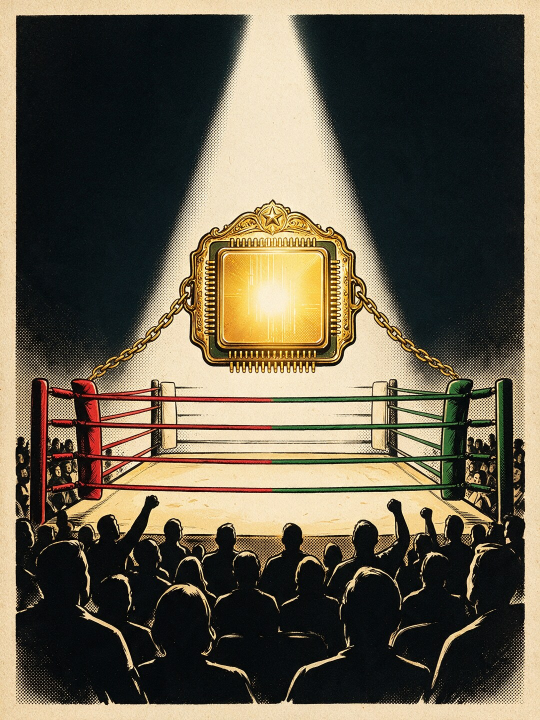
#> input picture ez/tools/concepts/worlds/comic/story/h/bet/img/arena-a-sd.jpg, 1080 x 1440 px (shown at 1/2 size)
$ python measure.py ../../bet/img/arena-a-sd.jpg
#> lines starting #> are read from the running program, lines starting #| are printed output that depends on the picture; after the words box and inside, x2 and y2 are one past the last pixel; in counts of white or black regions, pixels touching at a corner belong together
# /usr/bin/python3 measure.py img/x.jpg ... : finds bright frame-like bezels, prints the glass (inner) rect as fractions of the image
import sys,json
from PIL import Image
import numpy as np
from collections import deque
out={}
for f in sys.argv[1:]:
  im=Image.open(f).convert('RGB');W,H=im.size;s=640/W;sm=im.resize((640,int(H*s)))
#> further down, im is the input picture: PIL image 1080x1440 RGB; mean R, G, B 101.9, 93.8, 75.7
#> after `W, H = im.size`: W = 1080; H = 1440
#> after `s = 640 / W`: s = 0.593
#> after `sm = im.resize((640, int(H * s)))`:
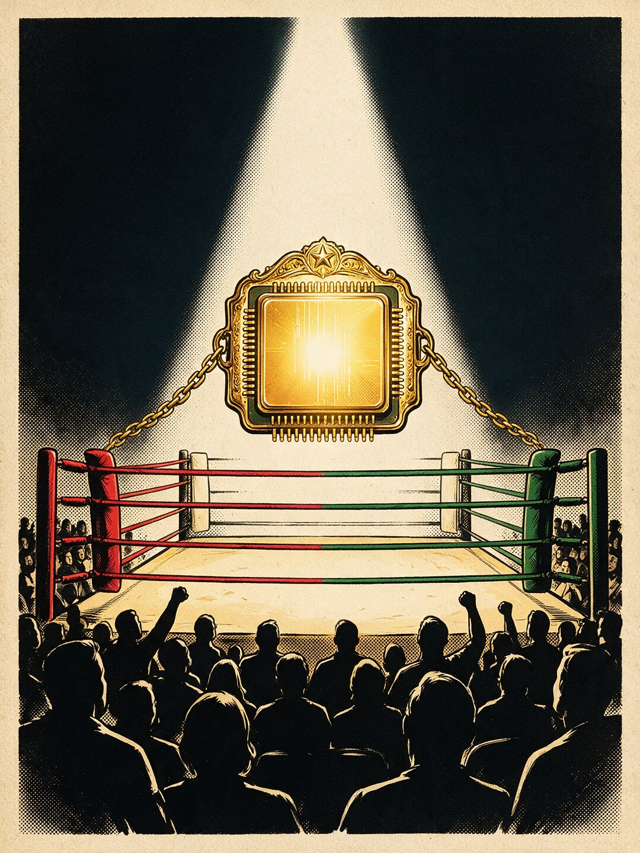
#> sm: PIL image 640x853 RGB; mean R, G, B 101.8, 93.8, 75.8
  a=np.asarray(sm).astype(float);lum=a.mean(2);h,w=lum.shape
#> after `lum = a.mean(2)`:
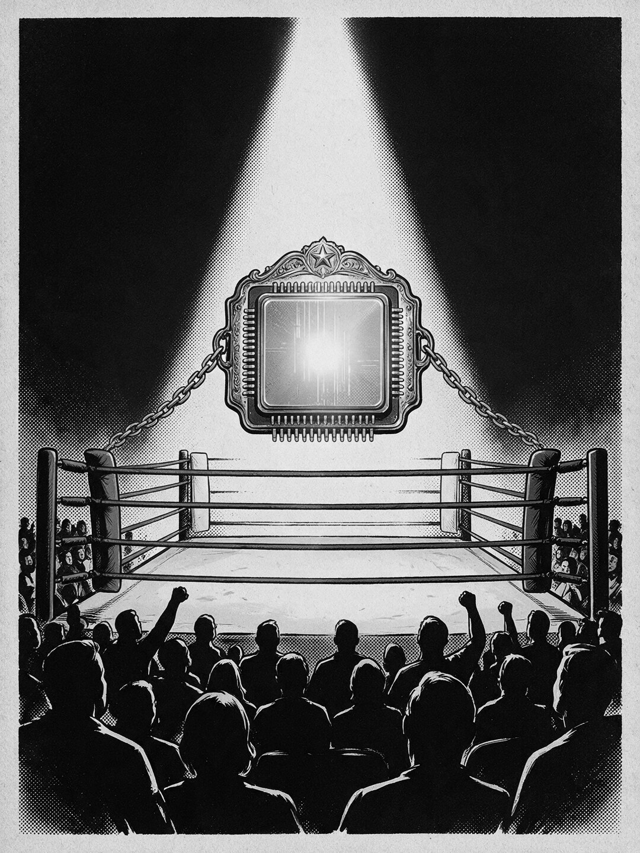
#> lum: shape (853, 640) float64; min 0, max 253.3, mean 90.5
#> after `h, w = lum.shape`: h = 853; w = 640
  m=lum>105;lab=np.zeros((h,w),int);comps=[];k=0
#> after `m = lum > 105`:
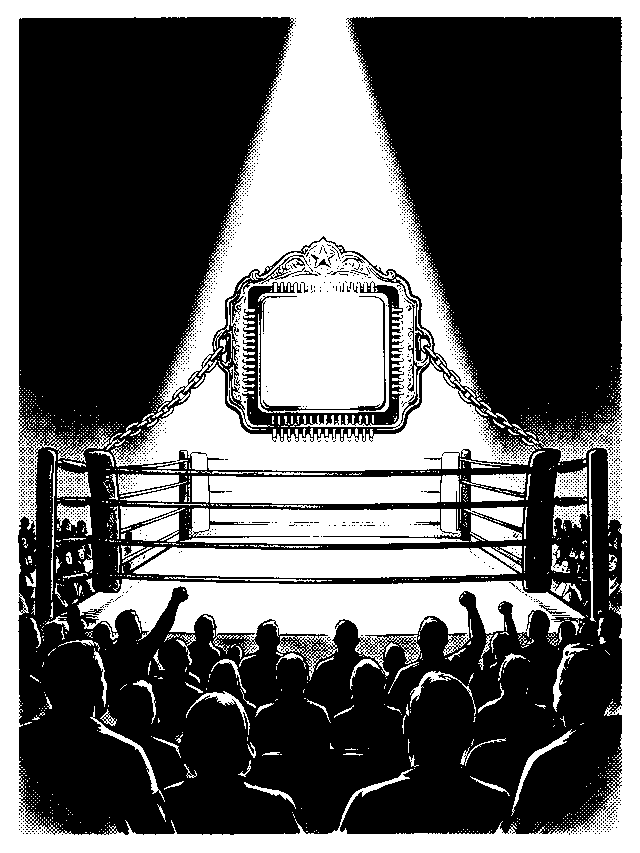
#> m: shape (853, 640) bool; 38.3% white; 1609 white regions (1448 under 20 px), largest, box (x1, y1, x2, y2) and area: (0, 0, 640, 853) 117913, (224, 239, 429, 430) 22435, (77, 579, 585, 681) 21241
  for y in range(h):
    for x in range(w):
      if m[y,x] and not lab[y,x]:
        k+=1;q=deque([(y,x)]);lab[y,x]=k;xs=[x];ys=[y];n=0
        while q:
          cy,cx=q.popleft();n+=1
          for dy,dx in((1,0),(-1,0),(0,1),(0,-1)):
            ny,nx=cy+dy,cx+dx
            if 0<=ny<h and 0<=nx<w and m[ny,nx] and not lab[ny,nx]:lab[ny,nx]=k;q.append((ny,nx));xs.append(nx);ys.append(ny)
        x0,x1,y0,y1=min(xs),max(xs),min(ys),max(ys);bw,bh=x1-x0+1,y1-y0+1
        if bw>30 and bh>30 and n/(bw*bh)<.45:comps.append((x0,y0,x1,y1,n))
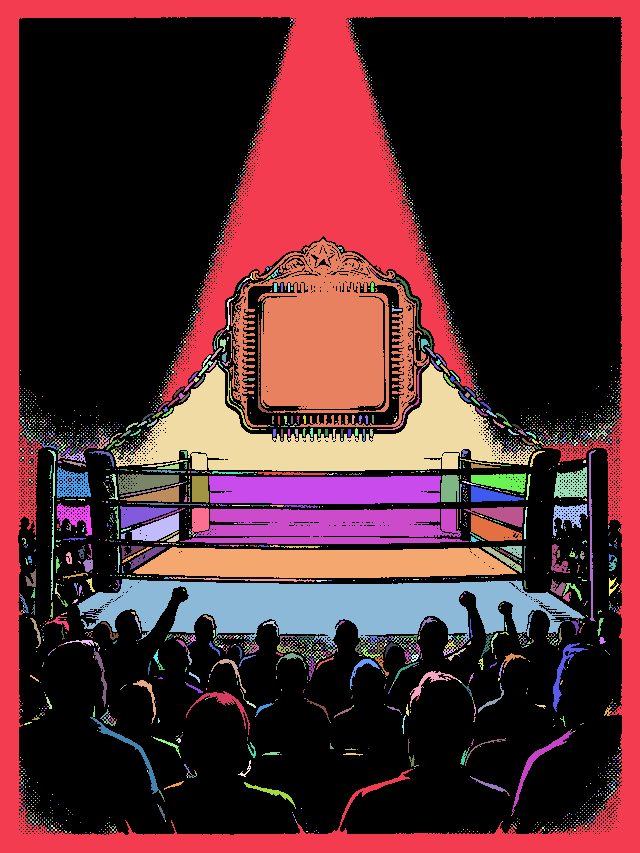
#> lab: shape (853, 640) int64; 3432 distinct labels, from 0 to 3431; one colour per label, 0 black
#> after the loop, k = 3431
  rects=[]
  for x0,y0,x1,y1,n in comps:
    cy=(y0+y1)//2;cx=(x0+x1)//2
#> after `cy = (y0 + y1) // 2`: cy = 426
#> after `cx = (x0 + x1) // 2`: cx = 319
    # inner edges: walk inward from the outer edge until the pixel goes dark for 2 px
    def walk(seq):
      seen=False
      for i,v in enumerate(seq):
        if v>105:seen=True
        elif seen:return i
#> this loop made 20 passes
#> v on passes 1 to 12: 202.3, 200, 207, 209.7, 200.3, 209, 213, 207.7, 201, 212.7, 210.7, 204
      return 0
    l=x0+walk(lum[cy,x0:x1]);r=x1-walk(lum[cy,x0:x1][::-1]);t=y0+walk(lum[y0:y1,cx]);b=y1-walk(lum[y0:y1,cx][::-1])
#> after `l = x0 + walk(lum[cy, x0:x1])`: l = 19
#> the loop in walk, `for i,v in enumerate(seq):` made 23 passes
#> v on passes 1 to 12: 214, 199, 205, 207.7, 208, 205.7, 207.3, 212.7, 213.7, 204.7, 207.3, 207.7
#> after `r = x1 - walk(lum[cy, x0:x1][::-1])`: r = 617
#> the loop in walk, `for i,v in enumerate(seq):` made 241 passes
#> v on passes 1 to 12: 219, 216, 216, 214.7, 220.3, 215.3, 219.3, 215.3, 213.3, 220.7, 217.7, 214.7
#> after `t = y0 + walk(lum[y0:y1, cx])`: t = 240
#> the loop in walk, `for i,v in enumerate(seq):` made 19 passes
#> v on passes 1 to 12: 205.3, 210.7, 212.3, 214.3, 218.7, 213.7, 213.7, 215.7, 215.3, 213, 215, 218
#> after `b = y1 - walk(lum[y0:y1, cx][::-1])`: b = 834
    rects.append({'outer':[round(x0/w,4),round(y0/h,4),round((x1+1)/w,4),round((y1+1)/h,4)],'glass':[round(l/w,4),round(t/h,4),round(r/w,4),round(b/h,4)]})
  rects.sort(key=lambda r:(round(r['outer'][1],1),r['outer'][0]))
  out[f]=rects;print(f,W,H,json.dumps(rects))
#> (printed output is left out)
json.dump(out,open('rects.json','w'),indent=1)

$ run again, on ez/tools/concepts/worlds/comic/story/h/bet/img/hourglass-a-sd.jpg
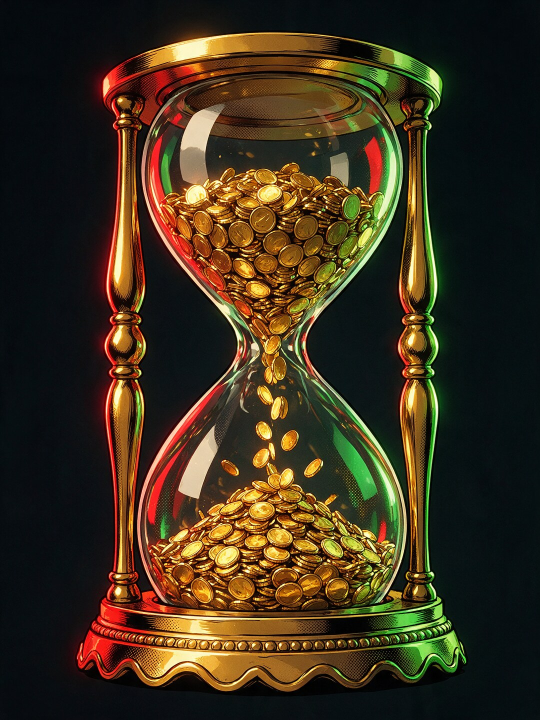
#> input picture ez/tools/concepts/worlds/comic/story/h/bet/img/hourglass-a-sd.jpg, 1080 x 1440 px (shown at 1/2 size)
#> im is the input picture: PIL image 1080x1440 RGB; mean R, G, B 61.3, 48.5, 28.2
#> `m = lum > 105`:
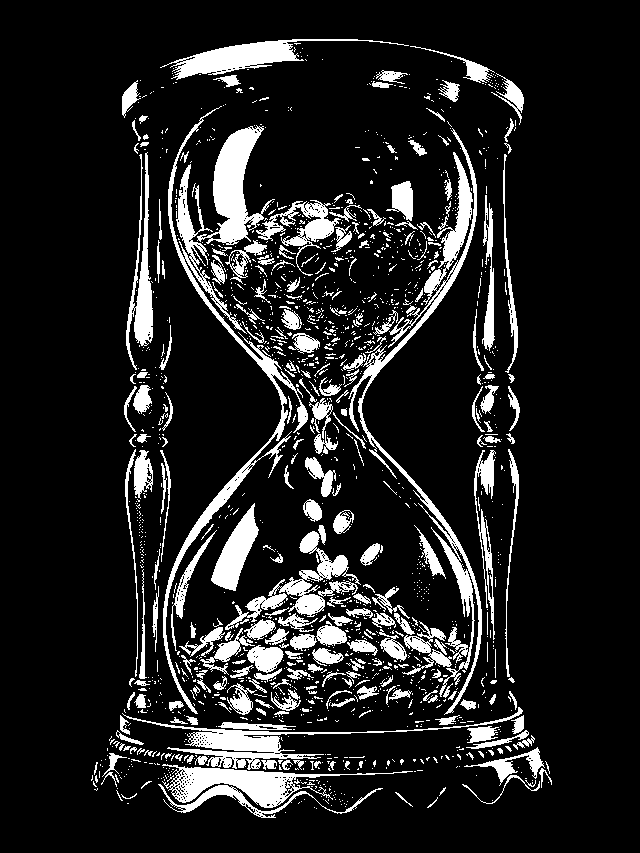
#> m: shape (853, 640) bool; 13.1% white; 1645 white regions (1365 under 20 px), largest, box (x1, y1, x2, y2) and area: (348, 128, 482, 715) 6818, (163, 106, 308, 714) 5708, (197, 125, 275, 245) 3575
#> after the loop `for y in range(h):`:
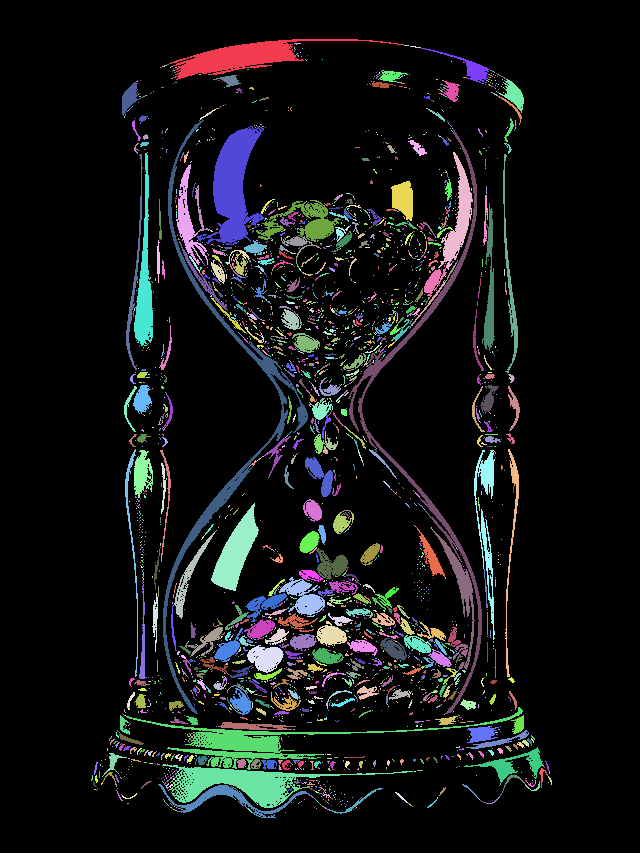
#> lab: shape (853, 640) int64; 3152 distinct labels, from 0 to 3151; one colour per label, 0 black
#> the loop in walk, `for i,v in enumerate(seq):` made 18 passes
#> v on passes 1 to 8: 18.67, 17.33, 17.67, 14.67, 12.33, 4, 1.33, 1.67
#> l = 186
#> the loop in walk, `for i,v in enumerate(seq):` made 82 passes
#> seen on pass 81: True
#> r = 322
#> the loop in walk, `for i,v in enumerate(seq):` made 23 passes
#> v on passes 1 to 8: 53.67, 195, 159, 112, 112.3, 111.7, 107, 111.7
#> t = 61
#> the loop in walk, `for i,v in enumerate(seq):` made 40 passes
#> v on passes 1 to 8: 19, 84.67, 63.67, 70, 59.33, 59.67, 49.33, 61.67
#> b = 40
#> (printed output is left out)
